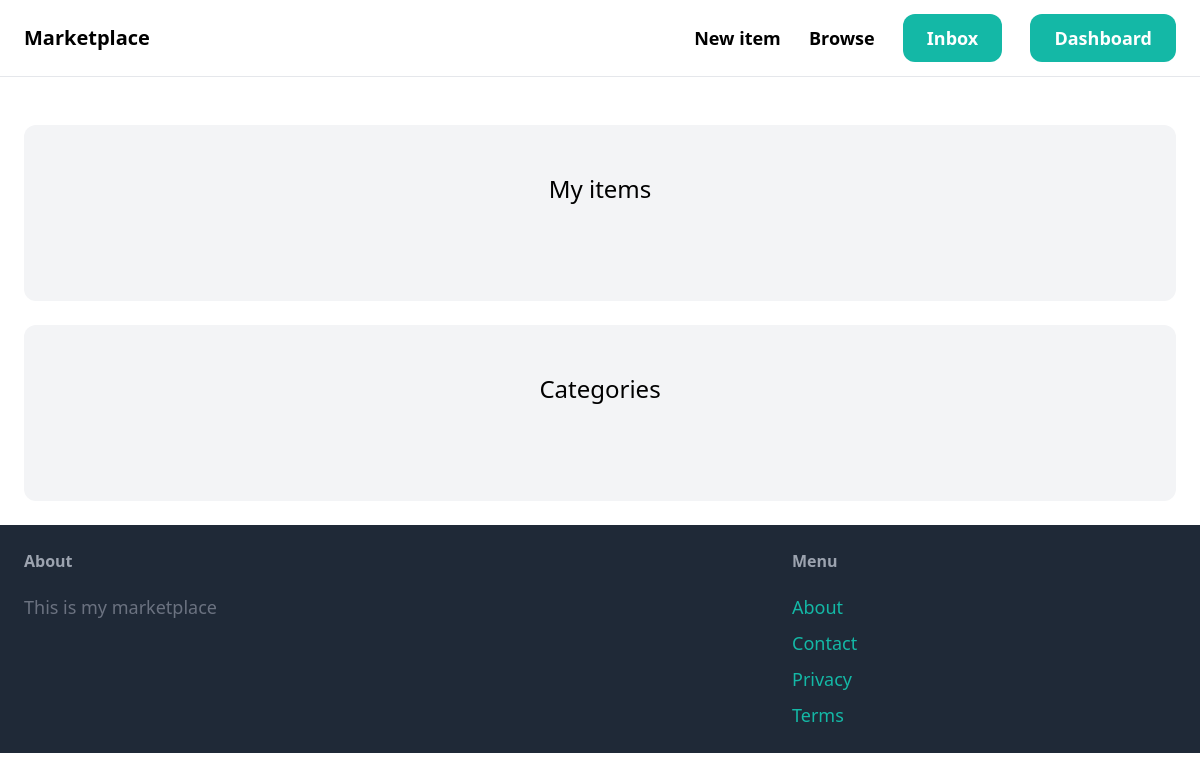
Page /dashboard/ (signed in) on the earlier database version.
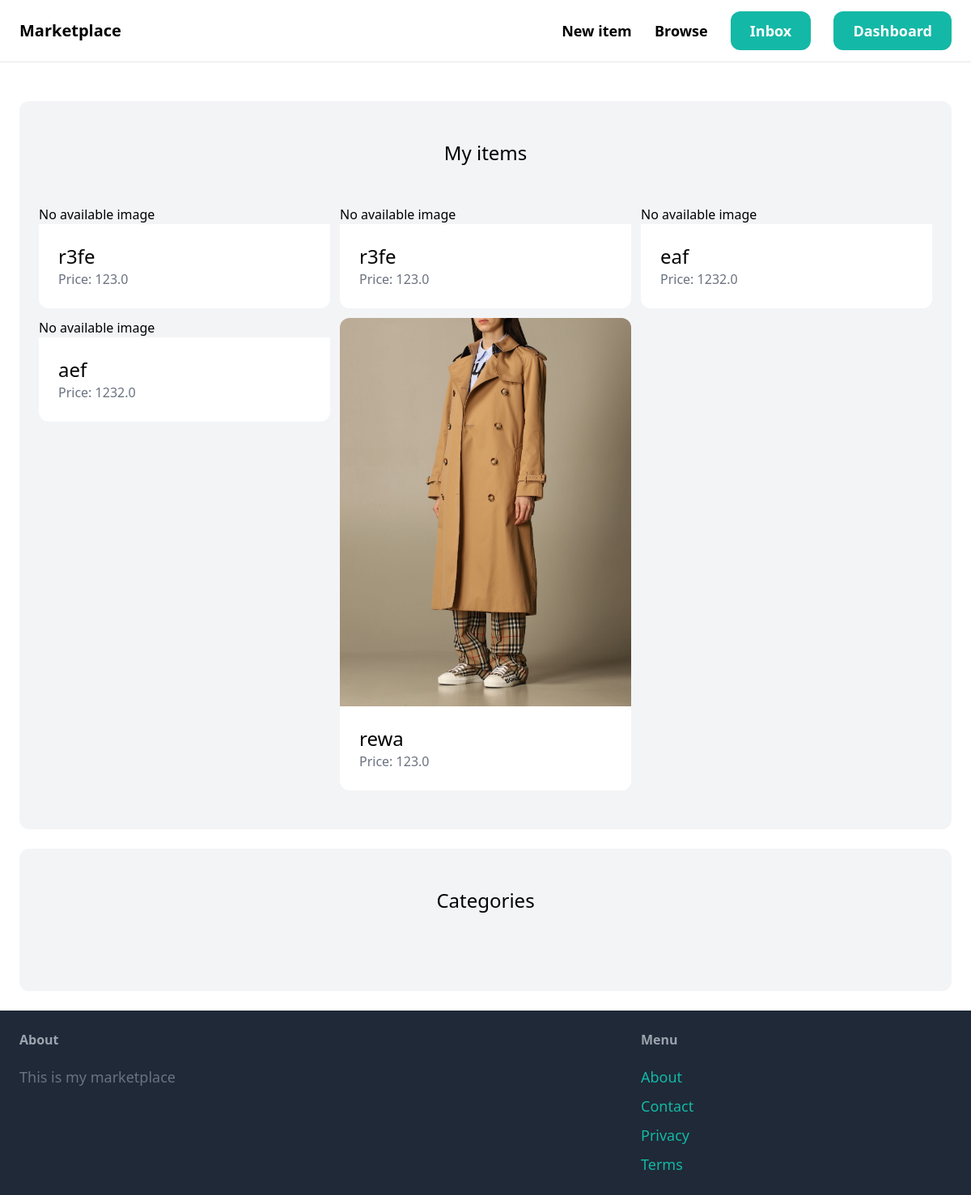
Same page on the later database version.
### item/models.py (models this page shows, shortened)
class Item(models.Model):
    category = models.ForeignKey(Category, related_name='items', on_delete=models.CASCADE)
    name = models.CharField(max_length=255)
    description = models.TextField(blank=True, null=True)
    price =models.FloatField()
    image = models.ImageField(upload_to='item_images', blank=True, null=True)
    is_sold = models.BooleanField(default=False)
    created_by = models.ForeignKey(User, related_name='items', on_delete=models.CASCADE)
    created_at = models.DateTimeField(auto_now_add=True)

### dashboard/views.py (the view)
# urls.py: path('', views.index, name='index'),
@login_required
def index(request):
    items = Item.objects.filter(created_by = request.user)
    return render(request, 'dashboard/index.html' , {
        'items': items,
    })

### dashboard/templates/dashboard/index.html (shortened to what this page needs)
{% extends 'core/base.html' %}
{% block content%}
    <div class="mt-6 px-6 py-12 bg-gray-100 rounded-xl">
        <h2 class="mb-12 text-2xl text-center">My items</h2>
        <div class="grid grid-cols-3 gap-3">
            {% for item in items %}
                <div>
                    <a href="{% url 'item:detail' item.id %}">
                        <div>
                            {% if item.image %}
                            <img src="{{ item.image.url }}" class="rounded-t-xl">
                            {% else %}
                            <p>No available image</p>
                            {% endif %}
                        </div>
                            <div class="p-6 bg-white rounded-b-xl">
                                <h2 class="text-2xl">{{ item.name }}</h2>
                                <p class="text-gray-500">Price: {{ item.price}}</p>
                            </div>
                        </a>
                </div>
            {% endfor %}
        </div>
    </div>
    <div class="mt-6 px-6 py-12 bg-gray-100 rounded-xl">
        <h2 class="mb-12 text-2xl text-center">Categories</h2>
    </div>
{% endblock %}

Differences in the rows shown:
added Item: image "No available image", name "r3fe", price "123.0"
added Item: image "No available image", name "r3fe", price "123.0"
added Item: image "No available image", name "eaf", price "1232.0"
added Item: image "No available image", name "aef", price "1232.0"
added Item: image (picture), name "rewa", price "123.0"
